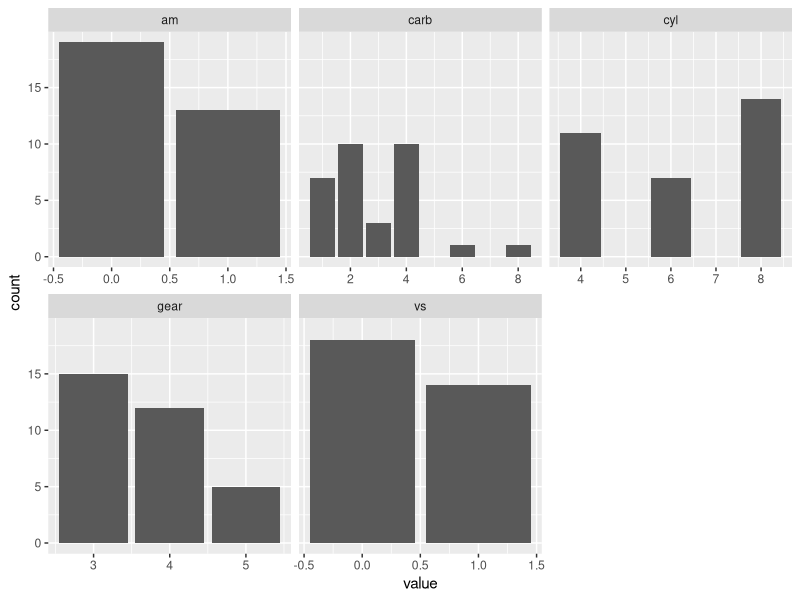
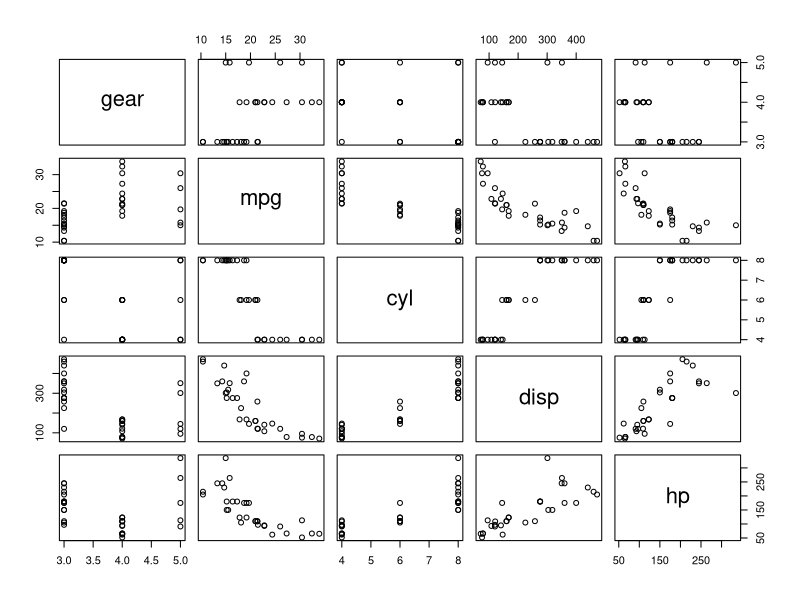
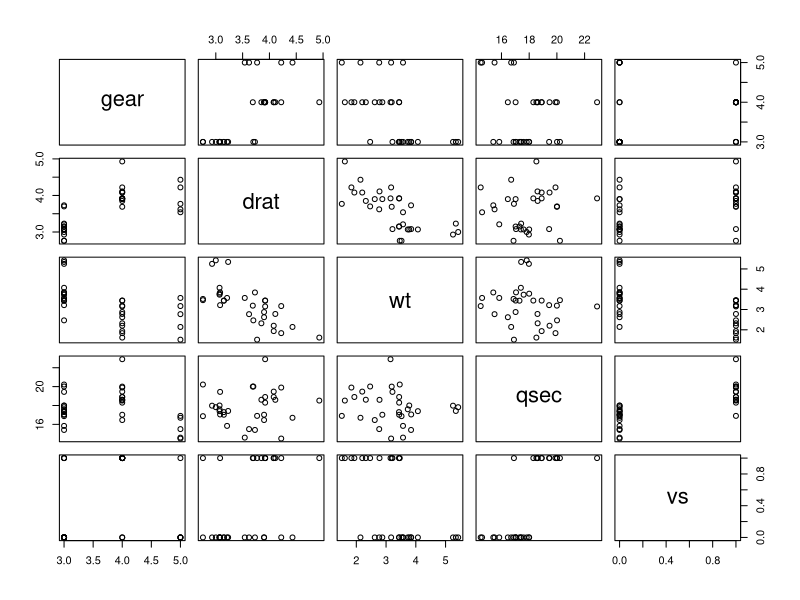
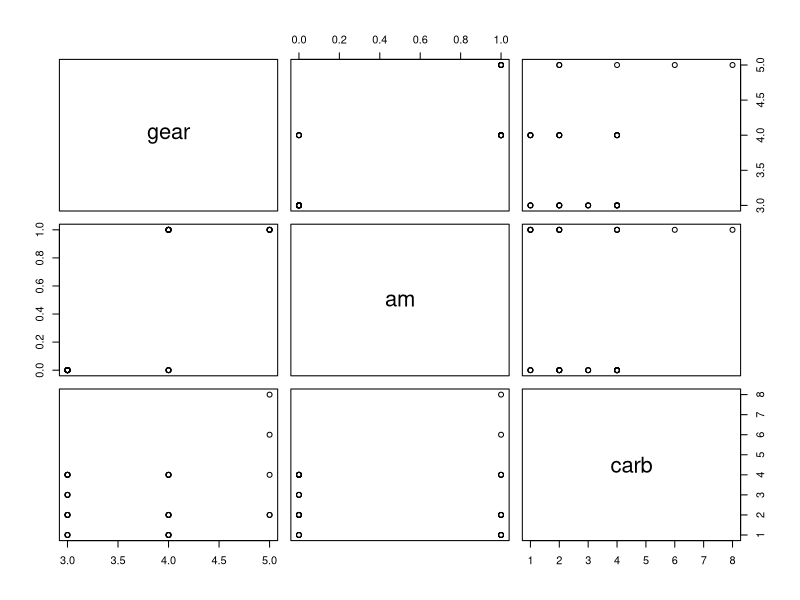
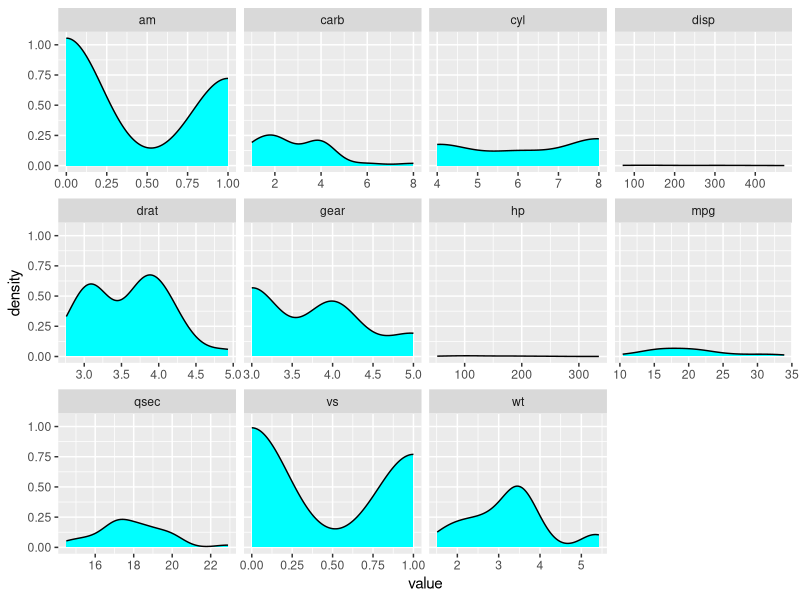

These figures' R source, in order:
View(mtcars)
mtcars_cat <- mtcars[c(2,8,9,10,11)]
library(tidyr)
gather(mtcars_cat)
library(ggplot2)
#Write a program to create barplots for all the categorical
#columns in mtcars.

ggplot(gather(mtcars_cat), aes(value)) + geom_bar()+facet_wrap(~key, scales = 'free_x')

#. Create a scatterplot matrix by gear types in mtcars dataset.
View(mtcars)
pairs(~gear+mpg+cyl+disp+hp,mtcars)
pairs(~gear+drat+wt+qsec+vs,mtcars)
pairs(~gear+am+carb,mtcars)

#. Write a program to create a plot density by class variable.
library(ggplot2)
library(tidyr)
ggplot(gather(mtcars), aes(value)) + geom_density(fill="cyan")+facet_wrap(~key, scales = 'free_x')
